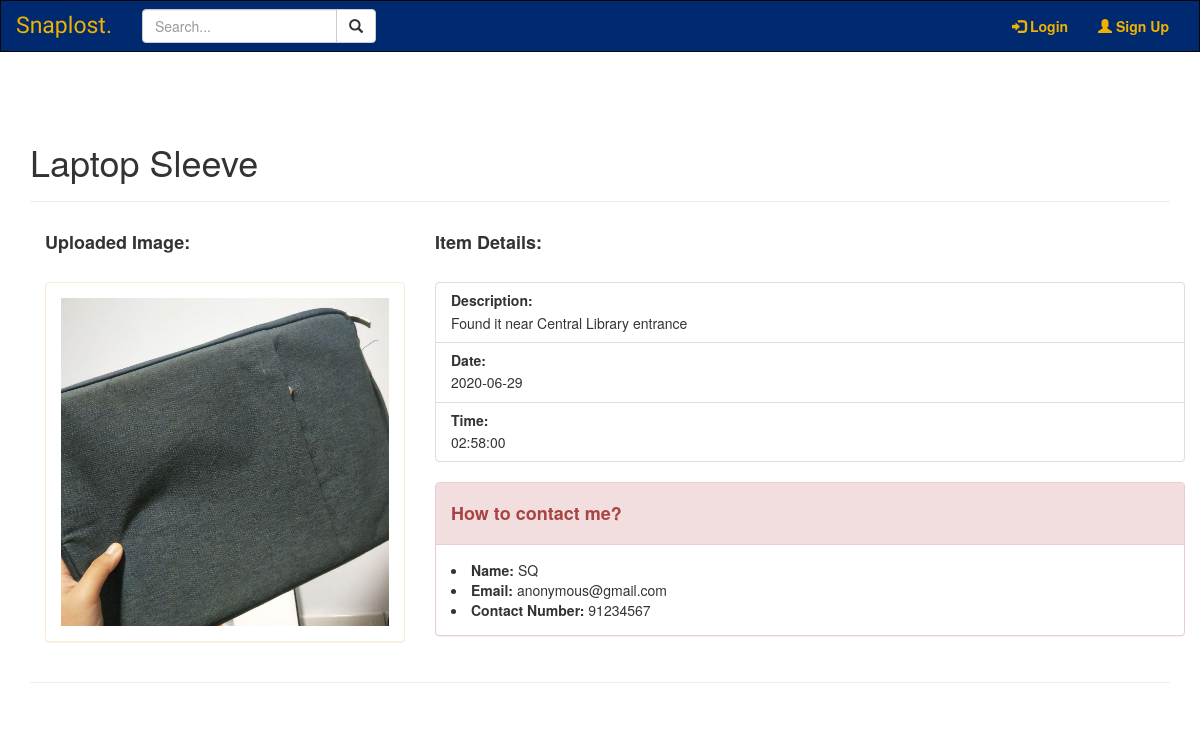
The page /5 on the database its author committed.
### models.py (models this page shows, shortened)
class SearchableMixin(object):
	@classmethod
	def reindex(cls):
		for obj in cls.query:
			add_to_index(cls.__tablename__, obj)

class Item(SearchableMixin, db.Model):
	__tablename__ = "item"
	__table_args__ = {'extend_existing': True}
	__searchable__ = ['item', 'description']
	id = db.Column(db.Integer, primary_key=True)
	category = db.Column(db.String(100), nullable=False)
	item = db.Column(db.String(100), nullable=False)
	description = db.Column(db.String(1000), nullable=False)
	occurdate = db.Column(db.Date)
	time = db.Column(db.Time)
	number = db.Column(db.String(100))
	photo = db.Column(db.String(100))
	user_id = db.Column(db.Integer, db.ForeignKey('user.id'))

class User(UserMixin, db.Model):
	__tablename__ = "user"
	__table_args__ = {'extend_existing': True}
	id = db.Column(db.Integer, primary_key=True)
	email = db.Column(db.String(100), unique=True)
	password = db.Column(db.String(100))
	name = db.Column(db.String(1000), unique=True)
	listing = db.relationship('Item', backref='lister', cascade='all, delete-orphan', lazy='dynamic')

### item.py (the view)
@item.route('/<int:listing_id>')
def listing(listing_id):
    listing = Item.query.filter_by(id=listing_id).first()
    return render_template('listing.html', listing=listing)

### forms.py
class SearchForm(FlaskForm):
    q = StringField('Search...', validators=[DataRequired()])
    def __init__(self, *args, **kwargs):
        if 'formdata' not in kwargs:
            kwargs['formdata'] = request.args
        if 'csrf_enabled' not in kwargs:
            kwargs['csrf_enabled'] = False
        super(SearchForm, self).__init__(*args, **kwargs)

### main.py (called while the page is built)
@main.before_app_request
def before_request():
	g.search_form = SearchForm()
	Item.reindex()

### search.py (called while the page is built)
def add_to_index(index, model):
	if not current_app.elasticsearch:
		return
	payload = {}
	for field in model.__searchable__:
		payload[field] = getattr(model, field) #equivalent to model.field
	current_app.elasticsearch.index(index=index, id=model.id, body=payload)

### templates/listing.html (shortened to what this page needs)
{% extends 'base.html' %}
{% block content %}
<div class='page-header'>
    <h1> {% block title %} {{ listing.item }} {% endblock %} </h1>
</div>
<div class='container'>
    <div class='row'>
        <div class='col-sm-4'>
            <h4><b> Uploaded Image: </b></h4>
            <br>
            <div class="panel panel-warning">
                <div class='panel-body'>
                    {% if listing.photo %}
                    <img src="{{ url_for('static', filename=listing.photo) }}" class='img-responsive' style="width:100% height:100%">
                    {% else %}
                    <img src="{{ url_for('static', filename='default.jpg') }}"  class="img-responsive" style="width:100%" alt="Image">
                    {% endif %}
                </div>
            </div>
        </div>
        <div class='col-sm-8'>
            <div class='row'>
                <div class='col-sm-12'>
                    <h4> <b> Item Details: </b> </h4>
                    <br>
                    <div class="list-group">
                        <div class="list-group-item">
                            <h5 class="list-group-item-heading"> <b> Description: </b> </h5>
                            <p class="list-group-item-text">{{ listing.description }}</p>
                        </div>
                        <div class="list-group-item">
                            <h5 class="list-group-item-heading"><b> Date: </b> </h5>
                            <p class="list-group-item-text"> {{ listing.occurdate }}</p>
                        </div>
                        <div class="list-group-item">
                            <h5 class="list-group-item-heading"><b> Time: </b> </h5>
                            <p class="list-group-item-text">{{ listing.time }}</p>
                        </div>
                    </div>
                </div>
            </div>
            <div class='row'>
                <div class='col-sm-12'>
                    <div class="panel panel-danger">
                        <div class="panel-heading"><h4><b> How to contact me? </b></h4></div>
                        <div class="panel-body">
                            <li> <b> Name: </b> {{ listing.lister.name }} </li>
                            <li> <b> Email: </b> {{ listing.lister.email }} </li>
                            <li> <b> Contact Number: </b>
                                {% if listing.number %}
                                    {{ listing.number }}
                                {% else %}
                                    N/A
                                {% endif %}
                            </li>
                        </div>
                    </div>
                </div>
            </div>
            <div class='row'>
                <div class='col-sm-11'>
                </div>
                <div class='col-sm-1'>
                </div>
            </div>
        </div>
    </div>
</div>
<hr>
{% endblock %}

### rows shown on the page
Item: item "Laptop Sleeve", photo (picture), description "Found it near Central Library entrance", occurdate "2020-06-29", time "02:58:00", number "91234567"
User: lister.name "SQ", lister.email "anonymous@gmail.com"
